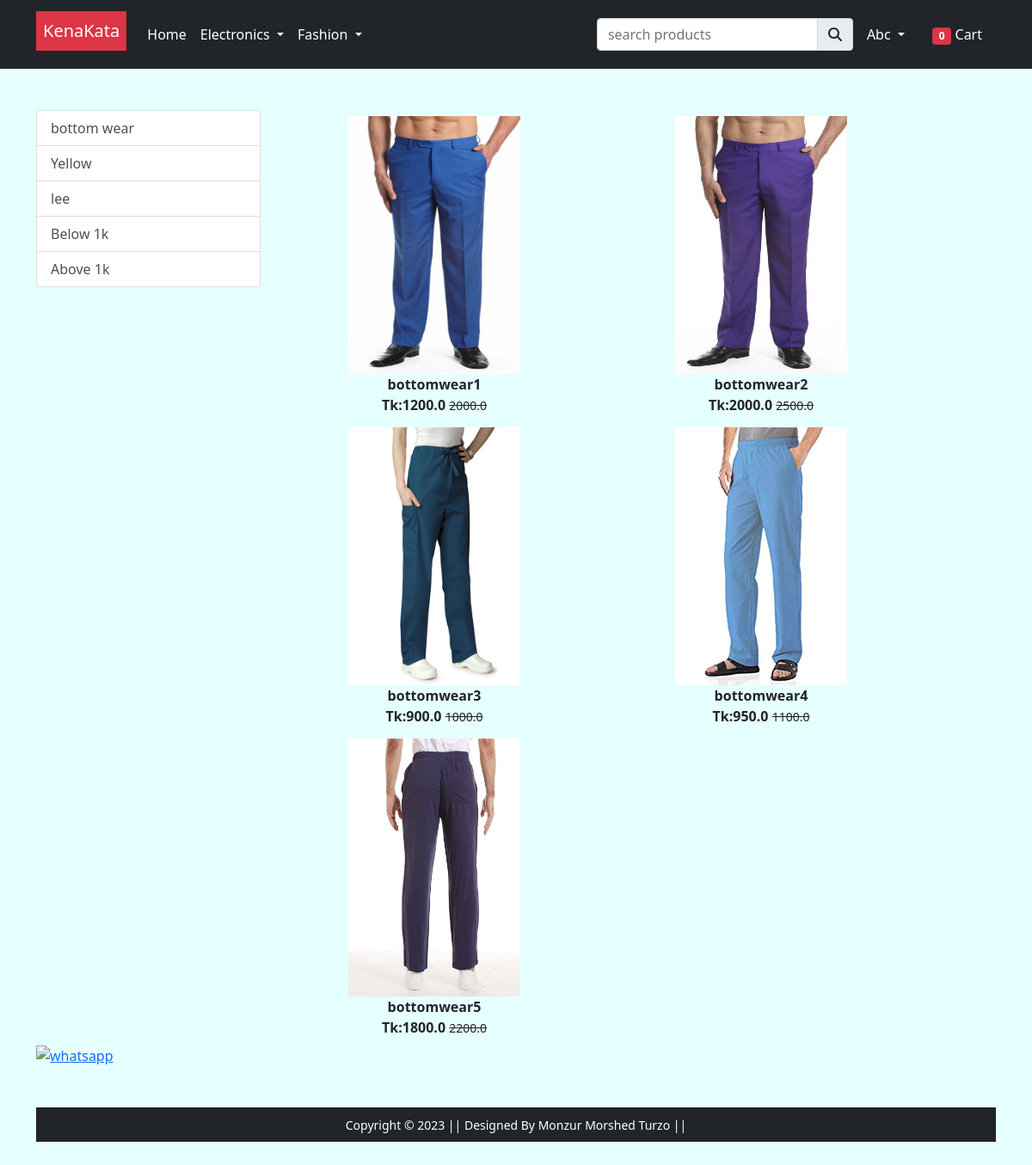
Screenshot of /bottomwear (signed in) with the database file from the repository.
### account/models.py (models this page shows)
class User(AbstractUser):
    USER_TYPE=(
        ('visitor','visitor'),
        ('developer','developer')
        )
    Username=None
    email=models.EmailField(unique=True)
    mobile=models.CharField(max_length=14)
    is_verified=models.BooleanField(default=False)
    email_token=models.CharField(max_length=100,null=True,blank=True)
    forget_password=models.CharField(max_length=100,null=True,blank=True)
    last_login=models.DateTimeField(null=True,blank=True)
    last_logout_time=models.DateTimeField(null=True,blank=True)
    objects=UserManager()
    USERNAME_FIELD='email'
    REQUIRED_FIELDS=['username','user_type']
    user_type=models.CharField(max_length=100,choices=USER_TYPE,default=USER_TYPE[0])

### app/models.py (models this page shows, shortened)
class Product(models.Model):
    title=models.CharField(max_length=100)
    selling_price=models.FloatField()
    discounted_price=models.FloatField()
    description=models.TextField()
    brand=models.CharField(max_length=100)
    quantity=models.IntegerField(null=True,blank=True,default=5)
    colour=models.CharField(max_length=20,null=True,blank=True)
    size=models.CharField(max_length=20,null=True,blank=True)
    catagory=models.CharField(choices=CATAGORY_CHOICES,max_length=2)
    product_image=models.ImageField(upload_to='productimg')

### app/views.py (the view)
# urls.py: path('bottomwear', views.bottomwear, name='bottomwear'),
def bottomwear(request,data=None):
    totalitem=0
    if request.user.is_authenticated:
        totalitem= len(Cart.objects.filter(user=request.user))
    if data == None:
        bottomwears=Product.objects.filter(catagory='BW')
    elif data== 'below' :
        bottomwears=Product.objects.filter(catagory='BW').filter(discounted_price__lt=1000)
    elif data== 'above' :
        bottomwears=Product.objects.filter(catagory='BW').filter(discounted_price__gt=1000)
    elif data == 'yellow' or 'lee':
        bottomwears=Product.objects.filter(catagory='BW').filter(brand=data)
    return render(request, 'app/bottomwear.html',{'bottomwears':bottomwears,'totalitem':totalitem})

### app/templates/app/bottomwear.html (shortened to what this page needs)
{% extends 'app/base.html' %}
{% load static %}
{% block main-content %}
<div class="container my-5">
 <div class="row">
  <div class="col-sm-3">
    <div class="list-group">
        <a href="{% url 'bottomwear' %}" class="list-group-item list-group-item-action" aria-current="true">bottom wear</a>
        <a href="{% url 'bottomweardata' 'yellow' %}" class="list-group-item list-group-item-action" aria-current="true">Yellow</a>
        <a href="{% url 'bottomweardata' 'lee' %}" class="list-group-item list-group-item-action" aria-current="true">lee</a>
        <a href="{% url 'bottomweardata' 'below' %}" class="list-group-item list-group-item-action" aria-current="true">Below 1k</a>
        <a href="{% url 'bottomweardata' 'above' %}" class="list-group-item list-group-item-action" aria-current="true">Above 1k</a>
        </div>
    </div>
    <div class="col-sm-8">
        <div class="row">
            {% for product in bottomwears %}
                <div class="col-sm-6 text-center mb-6" >
                    <a href="{% url 'product-detail' product.id %}" class="btn">
                        <div class="item">
                            <img src="{{product.product_image.url}}" alt="" height="300" width="200" class="">
                                <div class="fw-bold"> {{product.title}}</div>
                                    <div class="fw-bold">Tk:{{product.discounted_price}}
                                        <small class="fw-light text-decoration-line-through">
                                            {{product.selling_price}}
                                        </small>
                                    </div>
                         </div>
                    </a>
                </div>
            {% endfor %}
        </div>
    </div>
</div>
{% endblock main-content %}

### app/templates/app/base.html (shortened to what this page needs)
<!doctype html>
{% load static %}
<html lang="en">
  <head>
    <link href="https://cdn.jsdelivr.net/npm/bootstrap@5.0.0-beta1/dist/css/bootstrap.min.css" rel="stylesheet">
    <link rel="stylesheet" href="{% static 'app/css/owl.carousel.min.css' %}">
    <link rel="stylesheet" href="{% static 'app/css/all.min.css' %}">
    <link rel="stylesheet" href="{% static 'app/css/style.css' %}">
    <link rel="stylesheet" href="//code.jquery.com/ui/1.13.2/themes/base/jquery-ui.css">
    <link rel="stylesheet" href="//cdn.jsdelivr.net/npm/alertifyjs@1.13.1/build/css/alertify.min.css"/>
<link rel="stylesheet" href="//cdn.jsdelivr.net/npm/alertifyjs@1.13.1/build/css/themes/default.min.css"/>
  </head>
  <body style="background-color:#e6ffff;">
    <nav class="navbar navbar-expand-lg navbar-dark bg-dark">
     <div class="container">
       <a class="navbar-brand" href="/"><div class="p-2 mb-2 bg-danger text-white">KenaKata</div></a>
       <div class="collapse navbar-collapse" id="navbarSupportedContent">
         <ul class="navbar-nav me-auto mb-2 mb-lg-0">
           <li class="nav-item">
             <a class="nav-link active" aria-current="page" href="/">Home</a>
           </li>
           <li class="nav-item dropdown">
             <a class="nav-link dropdown-toggle text-white" href="#" id="electronicsDropdown" role="button" data-bs-toggle="dropdown" aria-expanded="false">
               Electronics
             </a>
           </li>
           <li class="nav-item dropdown">
             <a class="nav-link dropdown-toggle text-white" href="#" id="fashionDropdown" role="button" data-bs-toggle="dropdown" aria-expanded="false">
               Fashion
             </a>
           </li>
         </ul>
        <div class="search-bar">
          <div class="input-group">
            <input type="text" class="form-control" id="searchproducts" placeholder="search products">
              <button class="input-group-text" id="basic-addon1"> <i class="fa fa-search"></i></button>
          </div>
        </div>
         <div>
          <ul class="navbar-nav me-auto mb-2 mb-lg-0">
            {% if request.user.is_authenticated %}
           <li class="nav-item dropdown mx-2">
              <a class="nav-link dropdown-toggle text-white" href="#" id="profileDropdown" role="button" data-bs-toggle="dropdown" aria-expanded="false">
                {{request.user.username|capfirst}}
              </a>
            </li>
            <li class="nav-item mx-2">
             <a href="{% url 'showcart' %}" class="nav-link text-white"><span class="badge bg-danger">{{totalitem}}</span> Cart </a>
            </li>
            {% endif %}
          </ul>
         </div>
       </div>
     </div>
    </nav>
    {% block main-content %}
    {% endblock main-content %}
    <a href="https://wa.me/+8801540051455?text=I'm%20interested%20in%20to%chat%" target="_blank">
    <img src="{% static 'app/images/banner/whatsapp.PNG' %}" alt="whatsapp" width="60px">
    </a>
    <footer class="container-fluid bg-dark text-center p-2 mt-5">
        <small class="text-white">Copyright &copy; 2023 || Designed By Monzur Morshed Turzo || </small>
    </footer>
  </body>
</html>

### rows the page displays
User: user.username "Abc"
Product: product_image (picture), title "bottomwear1", discounted_price "1200.0", selling_price "2000.0"
Product: product_image (picture), title "bottomwear2", discounted_price "2000.0", selling_price "2500.0"
Product: product_image (picture), title "bottomwear3", discounted_price "900.0", selling_price "1000.0"
Product: product_image (picture), title "bottomwear4", discounted_price "950.0", selling_price "1100.0"
Product: product_image (picture), title "bottomwear5", discounted_price "1800.0", selling_price "2200.0"

### other values shown
{{ totalitem }} "0"
